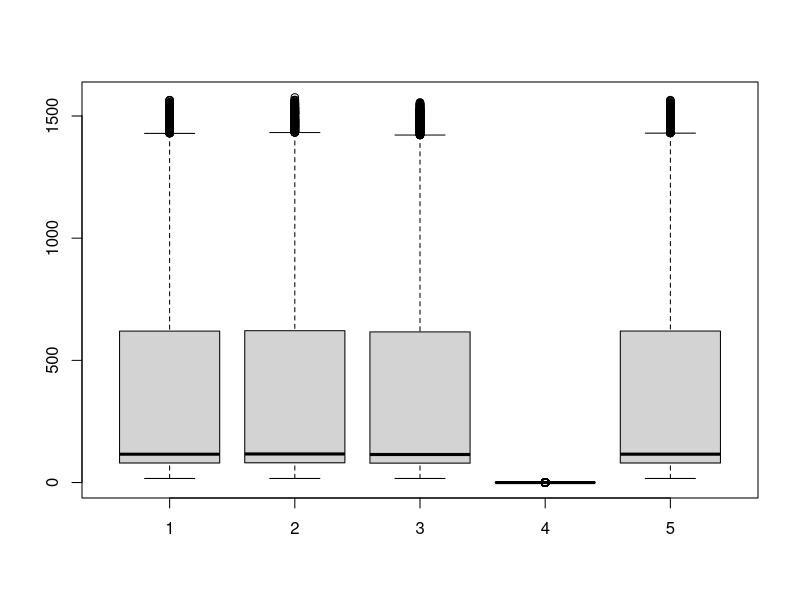
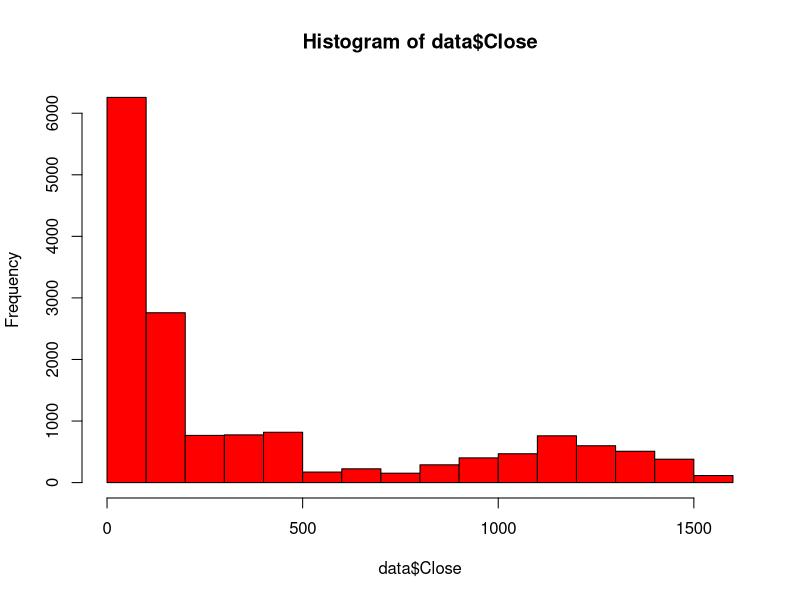

Write the R code that produced these figures, in order.
setwd("F:\\Data Science\\DataScience_2019501111\\Data Mining\\Final exam")

data = read.csv("BSE_Sensex_Index.csv", header = TRUE)

View(data)
summary(data)
data$Date = as.Date(data$Date, format='%m/%d/%Y')

randomRows = function(df,n){
  return(df[sample(nrow(df),n, replace = TRUE),])
}

successive_difference <- function(x) {
  n = length(x)
  for (i in 1:(length(x))) {
    x[i] <- (x[i] - x[i + 1]) / x[i + 1]
  }
  x[length(x)] = (x[length(x) - 1] + x[length(x) - 2] + x[length(x) - 3]) / 3
  return(x)
}

data$Date <- NULL

data$open_new <- successive_difference(data$Open)
data$high_new <- successive_difference(data$High)
data$low_new <- successive_difference(data$Low)
data$close_new <- successive_difference(data$Close)
data$volume_new <- successive_difference(data$Volume)
data$Adj.close_new <- successive_difference(data$Adj.Close)

set.seed(123)

data_1000 = randomRows(data, 1000)
summary(data_1000)
data_3000 = randomRows(data, 3000)

summary(data_3000)

mean(data_1000$open_new)
mean(data_1000$high_new)
mean(data_1000$low_new)
mean(data_1000$close_new)
mean(data_1000$volume_new)
mean(data_1000$Adj.close_new)
var(data_1000$open_new)
var(data_1000$high_new)
var(data_1000$low_new)
var(data_1000$close_new)
var(data_1000$volume_new)
var(data_1000$Adj.close_new)
max(data_1000$open_new)
max(data_1000$high_new)
max(data_1000$low_new)
max(data_1000$close_new)
max(data_1000$volume_new)
max(data_1000$Adj.close_new)
quantile(data_1000$open_new,0.25)
quantile(data_1000$high_new,0.25)
quantile(data_1000$low_new,0.25)
quantile(data_1000$close_new,0.25)
quantile(data_1000$volume_new,0.25)
quantile(data_1000$Adj.close_new,0.25)


mean(data_3000$open_new)
mean(data_3000$high_new)
mean(data_3000$low_new)
mean(data_3000$close_new)
mean(data_3000$volume_new)
mean(data_3000$Adj.close_new)
var(data_3000$open_new)
var(data_3000$high_new)
var(data_3000$low_new)
var(data_3000$close_new)
var(data_3000$volume_new)
var(data_3000$Adj.close_new)
max(data_3000$open_new)
max(data_3000$high_new)
max(data_3000$low_new)
max(data_3000$close_new)
max(data_3000$volume_new)
max(data_3000$Adj.close_new)
quantile(data_3000$open_new,0.25)
quantile(data_3000$high_new,0.25)
quantile(data_3000$low_new,0.25)
quantile(data_3000$close_new,0.25)
quantile(data_3000$volume_new,0.25)
quantile(data_3000$Adj.close_new,0.25)

mean(data$open_new)
mean(data$high_new)
mean(data$low_new)
mean(data$close_new)
mean(data$volume_new)
mean(data$Adj.close_new)
var(data$open_new)
var(data$high_new)
var(data$low_new)
var(data$close_new)
var(data$volume_new)
var(data$Adj.close_new)
max(data$open_new)
max(data$high_new)
max(data$low_new)
max(data$close_new)
max(data$volume_new)
max(data$Adj.close_new)
quantile(data$open_new,0.25)
quantile(data$high_new,0.25)
quantile(data$low_new,0.25)
quantile(data$close_new,0.25)
quantile(data$volume_new,0.25)
quantile(data$Adj.close_new,0.25)
# They appear to be very similar

boxplot(data$Open, data$High, data$Low, data$Adj.close, data$Close)
hist(data$Close, freq = TRUE, w = 2000, col="red")
